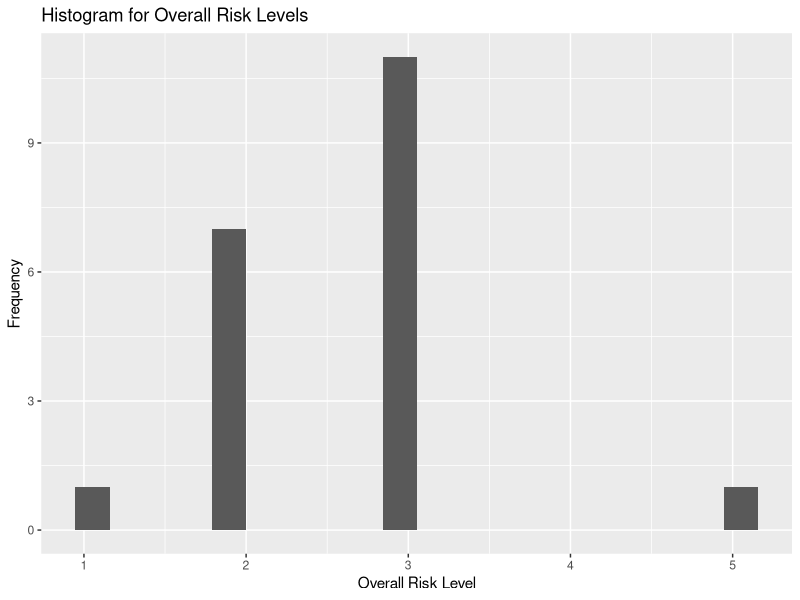
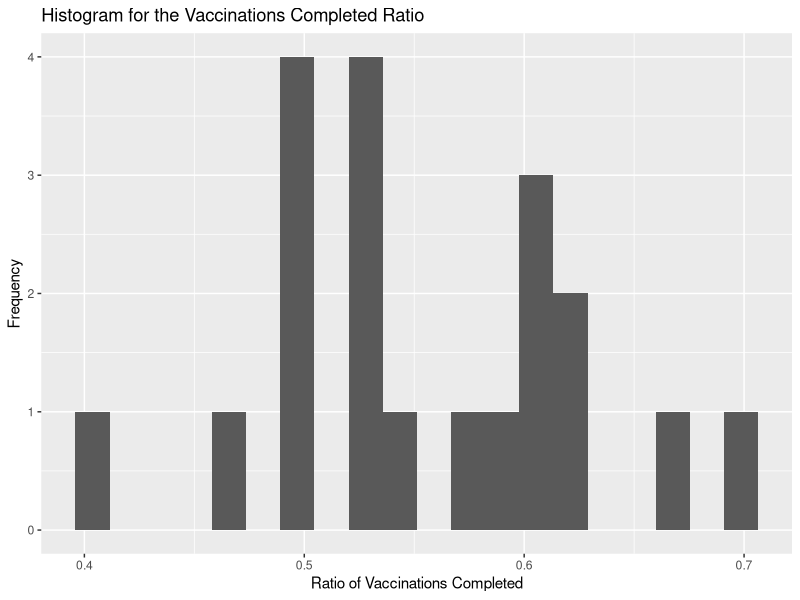
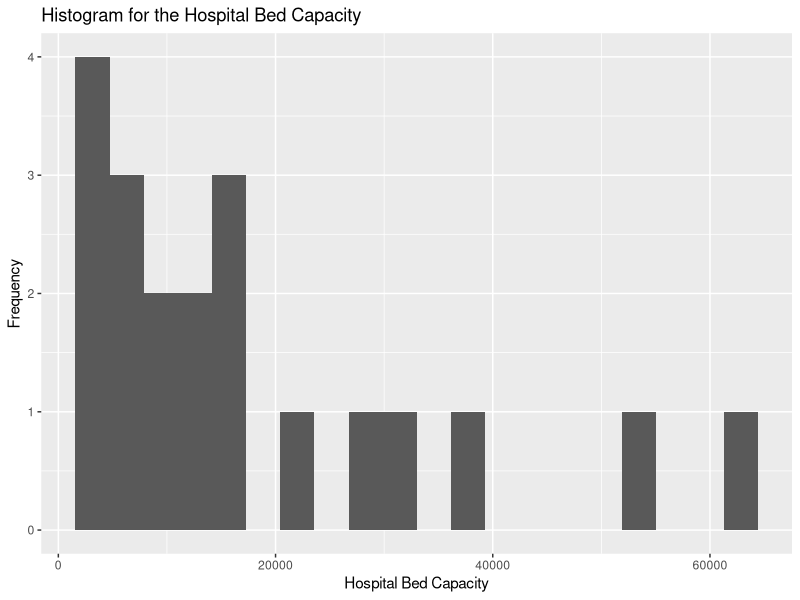
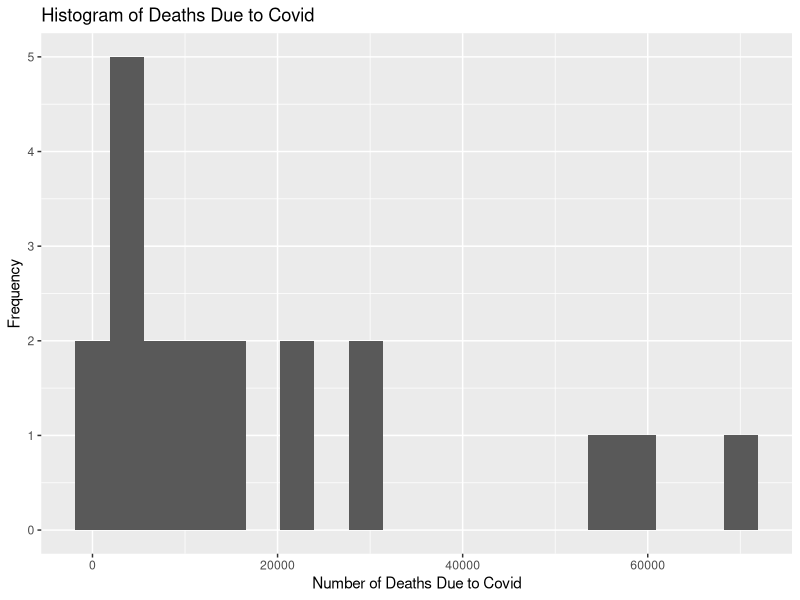
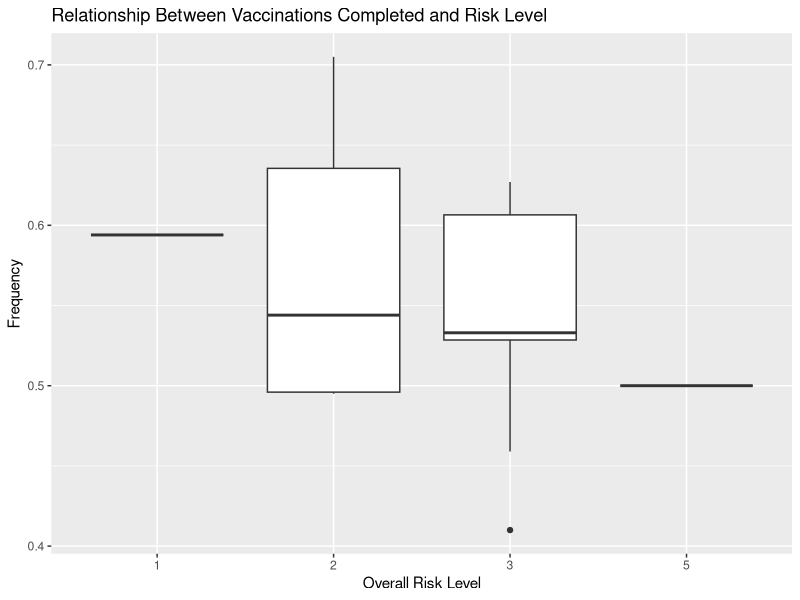
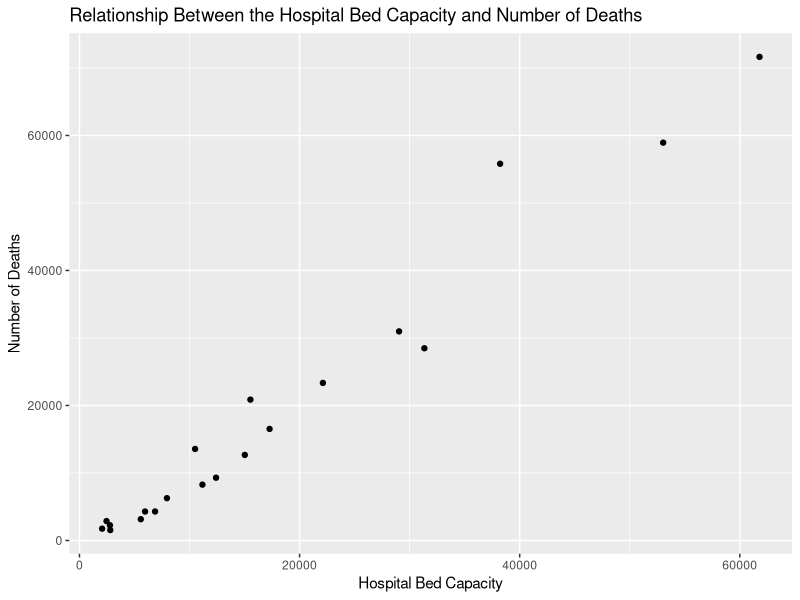
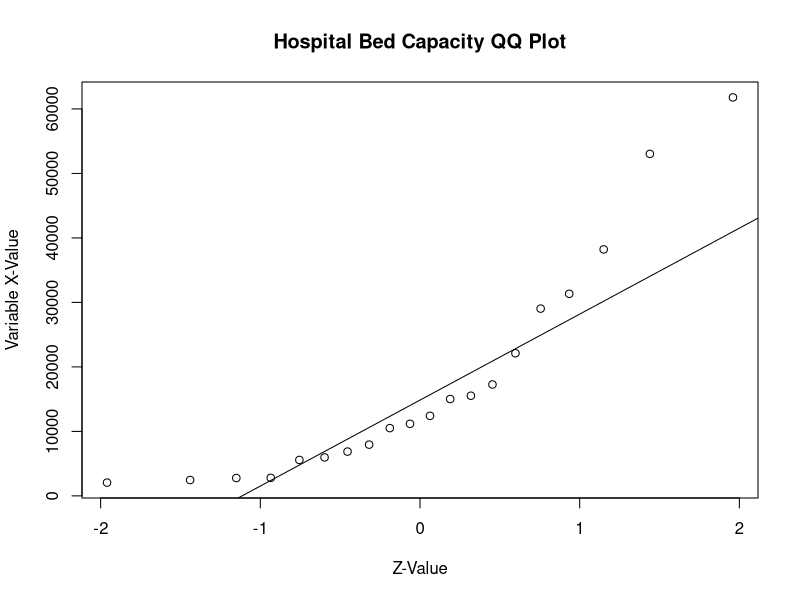
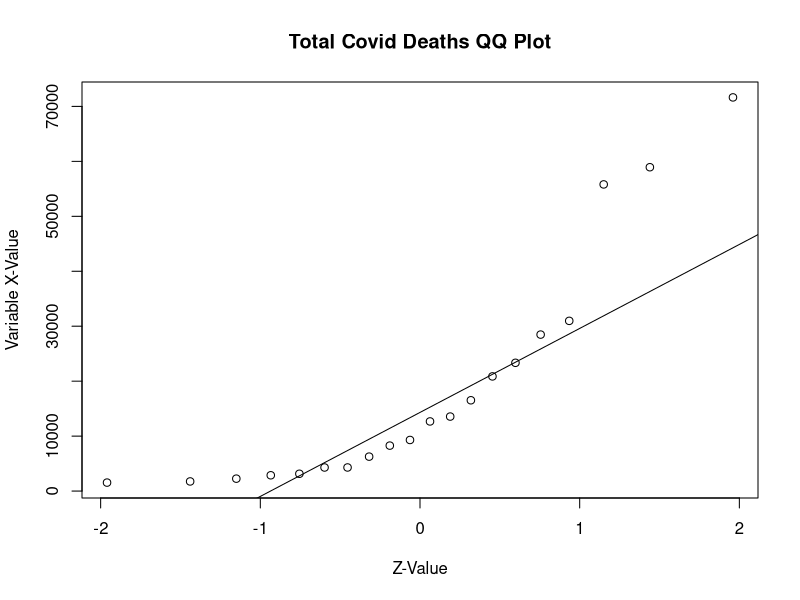

These figures' R source, in order:
## ---- chunk 1
library(dplyr)
library(ggplot2)
## ---- chunk 2
covid_data <- read.csv('covid_states_data.csv') %>% 
  filter(!state %in% c("MP", "DC", "PR"))
## ---- chunk 3
set.seed(1234) 

rand_sample <- sample(1:50, 20, replace = FALSE)
## ---- chunk 4
sample_covid <- covid_data[rand_sample, ]
## ---- chunk 5
sample_covid_clean <- sample_covid %>% 
  select(-c(fips, country, county, level, lat, locationId, long, unused1, unused2, unused3, unused4, unused5, 
            unused6, unused7, unused8, url))

attach(sample_covid_clean)
## ---- chunk 6
write.csv(sample_covid_clean, 'sample_covid_data.csv')
## ---- chunk 7
sample_covid_clean %>% 
  ggplot(aes(riskLevels.overall))+
  geom_histogram(bins = 20) +
  xlab("Overall Risk Level")+
  ylab("Frequency")+
  labs(title = "Histogram for Overall Risk Levels")

sample_covid_clean %>% 
  ggplot(aes(metrics.vaccinationsCompletedRatio))+
  geom_histogram(bins = 20) +
  xlab("Ratio of Vaccinations Completed")+
  ylab("Frequency")+
  labs(title = "Histogram for the Vaccinations Completed Ratio") 

sample_covid_clean %>% 
  ggplot(aes(actuals.hospitalBeds.capacity))+
  geom_histogram(bins = 20) +
  xlab("Hospital Bed Capacity")+
  ylab("Frequency")+
  labs(title = "Histogram for the Hospital Bed Capacity")

sample_covid_clean %>% 
  ggplot(aes(actuals.deaths))+
  geom_histogram(bins = 20) +
  xlab("Number of Deaths Due to Covid")+
  ylab("Frequency")+
  labs(title = "Histogram of Deaths Due to Covid")
## ---- chunk 8
riskLevels.overall <- factor(riskLevels.overall, levels=c('1', '2', '3', '4', '5'))

sample_covid_clean %>% 
  ggplot()+ 
  geom_boxplot(aes(x = factor(riskLevels.overall), y = metrics.vaccinationsCompletedRatio))+
  xlab("Overall Risk Level")+
  ylab("Frequency")+
  labs(title = "Relationship Between Vaccinations Completed and Risk Level", 
       fill = "Level of Risk")
## ---- chunk 9
sample_covid_clean %>% 
  ggplot(aes(actuals.hospitalBeds.capacity, actuals.deaths))+
  geom_point()+
  xlab("Hospital Bed Capacity")+
  ylab("Number of Deaths")+
  labs(title = "Relationship Between the Hospital Bed Capacity and Number of Deaths")
## ---- chunk 10
qqnorm(actuals.hospitalBeds.capacity, main='Hospital Bed Capacity QQ Plot', xlab='Z-Value', ylab='Variable X-Value')
qqline(actuals.hospitalBeds.capacity)

qqnorm(actuals.deaths, main='Total Covid Deaths QQ Plot', xlab='Z-Value', ylab='Variable X-Value')
qqline(actuals.deaths)

qqnorm(metrics.vaccinationsCompletedRatio, main='Vaccination Ratio QQ Plot', xlab='Z-Value', ylab='Variable X-Value')
qqline(metrics.vaccinationsCompletedRatio)
## ---- chunk 11
shapiro.test(actuals.hospitalBeds.capacity)

shapiro.test(actuals.deaths)

shapiro.test(metrics.vaccinationsCompletedRatio)
